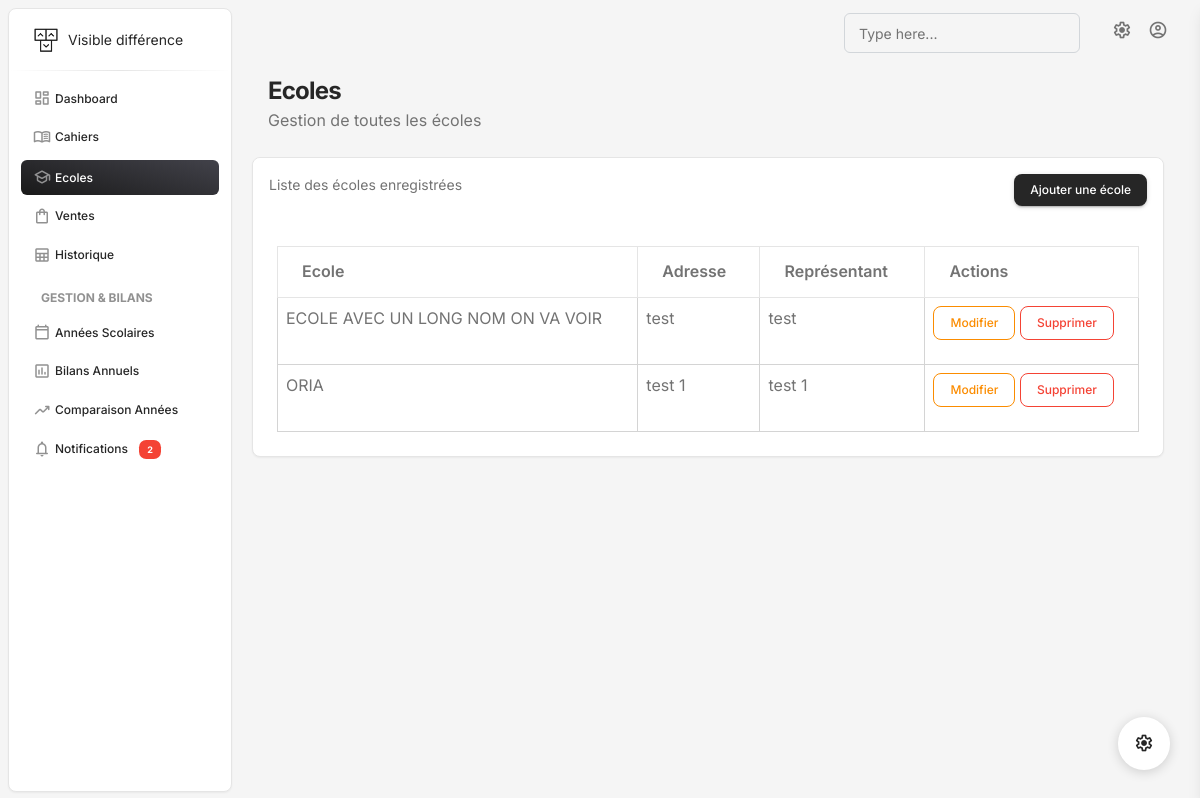
Screenshot of /ecoles with the database file from the repository.
### gestion/models.py (models this page shows, shortened)
class Ecoles(models.Model):
    id = models.UUIDField(primary_key=True, default=uuid.uuid4, editable=False)
    nom = models.TextField()
    adresse = models.TextField()
    representant = models.TextField(default='', blank=True)
    created_at = models.DateTimeField(auto_now_add=True)
    updated_at = models.DateTimeField(auto_now=True)

### gestion/Views/school.py (the view)
# urls.py: path('ecoles', allecoles, name='ecoles'),
def allecoles(request):
    ecoles = Ecoles.objects.all()
    return render(request, 'ecoles.html', {'ecoles': ecoles})

### gestion/templates/ecoles.html (shortened to what this page needs)
{% extends "base.html" %}
{% block content %}
{% load static %}
<div class="container-fluid py-2">
  <div class="row">
    <div class="ms-3">
      <h3 class="mb-0 h4 font-weight-bolder">Ecoles</h3>
      <p class="mb-4">Gestion de toutes les écoles</p>
    </div>
    <div class="row mb-4">
<div class="col-lg-12 col-md-6 mb-md-0 mb-4">
        <div class="card">
          <div class="card-header pb-0">
            <div class="row">
              <div class="col-lg-6 col-7">
                <p class="text-sm mb-0"><span>Liste des écoles enregistrées</span></p>
              </div>
              <div class="col-lg-6 col-5 text-end">
                <button
                  class="btn btn-sm btn-dark"
                  data-bs-toggle="modal"
                  data-bs-target="#addEcoleModal"
                >
                  Ajouter une école
                </button>
              </div>
            </div>
          </div>
          <div class="card-body p-4 pb-2">
            <div class="table-responsive">
              <table class="table table-bordered">
                <thead>
                  <tr>
                    <th scope="col">Ecole</th>
                    <th scope="col">Adresse</th>
                    <th scope="col">Représentant</th>
                    <th scope="col">Actions</th>
                  </tr>
                </thead>
                <tbody>
                  {% for ecole in ecoles %}
                  <tr>
                    <td class="border">{{ ecole.nom }}</td>
                    <td class="border">{{ ecole.adresse }}</td>
                    <td class="border">{{ ecole.representant }}</td>
                    <td class="border">
                      <a
                        href="#"
                        class="btn btn-sm btn-outline-warning"
                        data-bs-toggle="modal"
                        data-bs-target="#addEcoleModal"
                        data-id="{{ ecole.id }}"
                        data-nom="{{ ecole.nom }}"
                        data-adresse="{{ ecole.adresse }}"
                        data-representant="{{ ecole.representant }}"
                        title="Modifier"
                      >Modifier
                      </a>
                      <a
                        href="{% url 'supprimer_ecole' ecole.id %}"
                        class="btn btn-sm btn-outline-danger"
                        title="Supprimer"
                        onclick="return confirm('Êtes-vous sûr de vouloir supprimer cette école ?')"
                      >Supprimer
                      </a>
                    </td>
                  </tr>
                  {% empty %}
                  <tr>
                    <td colspan="4" class="text-center">
                      Aucune école disponible.
                    </td>
                  </tr>
                  {% endfor %}
                </tbody>
              </table>
            </div>
          </div>
        </div>
      </div>
    </div>
  </div>
</div>
{% endblock %}

### rows the page displays
Ecoles: nom "ECOLE AVEC UN LONG NOM ON VA VOIR", adresse "test", representant "test"
Ecoles: nom "ORIA", adresse "test 1", representant "test 1"
